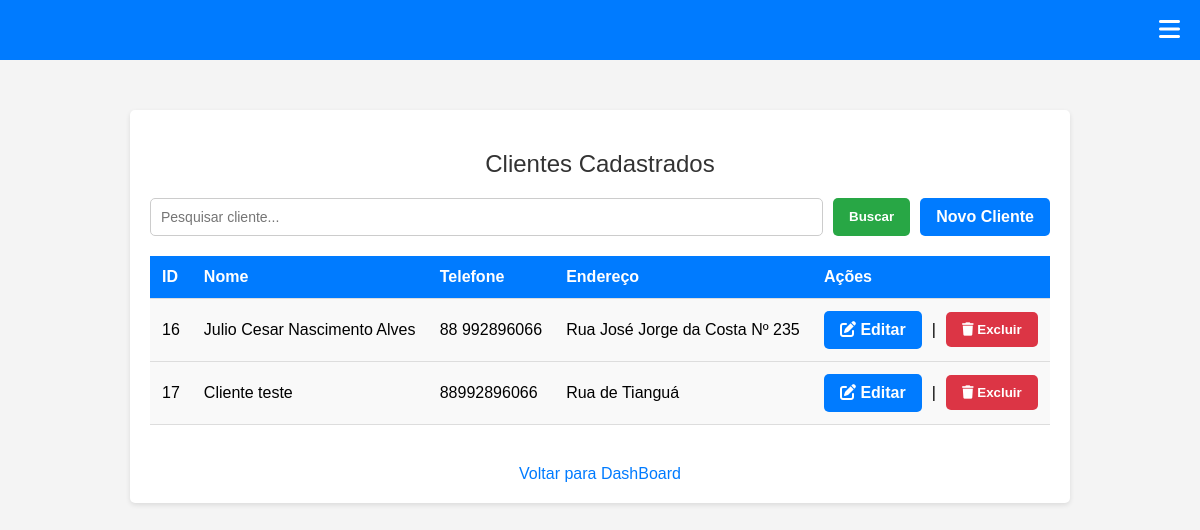
Screenshot of /clientes (signed in) with the database file from the repository.
### tables this page shows
CREATE TABLE clientes (
            id INTEGER PRIMARY KEY AUTOINCREMENT,
            nome TEXT NOT NULL,
            telefone TEXT,
            endereco TEXT
        );

### julio_tech.py (the view)
@app.route("/clientes", methods=["GET", "POST"])
def clientes():
    if "usuario" not in session:
        return redirect(url_for("index"))
    busca = request.args.get("busca", "")
    pagina = int(request.args.get("pagina", 1))
    registros_por_pagina = 10
    offset = (pagina - 1) * registros_por_pagina
    conn = conectar_bd()
    cursor = conn.cursor()
    if busca:
        cursor.execute("""
            SELECT * FROM clientes WHERE nome LIKE ? OR telefone LIKE ? OR endereco LIKE ?
            LIMIT ? OFFSET ?
        """, (f"%{busca}%", f"%{busca}%", f"%{busca}%", registros_por_pagina, offset))
    else:
        cursor.execute("""
            SELECT * FROM clientes LIMIT ? OFFSET ?
        """, (registros_por_pagina, offset))
    clientes = cursor.fetchall()
    if busca:
        cursor.execute("""
            SELECT COUNT(*) FROM clientes WHERE nome LIKE ? OR telefone LIKE ? OR endereco LIKE ?
        """, (f"%{busca}%", f"%{busca}%", f"%{busca}%"))
    else:
        cursor.execute("SELECT COUNT(*) FROM clientes")
    total_clientes = cursor.fetchone()[0]
    conn.close()
    total_paginas = (total_clientes + registros_por_pagina - 1) // registros_por_pagina
    return render_template(
        "clientes.html",
        clientes=clientes,
        pagina=pagina,
        total_paginas=total_paginas,
        busca=busca  # Passa o termo de busca para o template
    )

### julio_tech.py (called while the page is built)
def conectar_bd():
    return sqlite3.connect(DB_FILE)

### templates/clientes.html (shortened to what this page needs)
<!DOCTYPE html>
<html lang="pt-br">
<head>
    <link rel="stylesheet" href="https://cdnjs.cloudflare.com/ajax/libs/font-awesome/6.0.0-beta3/css/all.min.css">
</head>
<body>
    <nav>
        <div class="dropdown">
            <button aria-label="Menu" onclick="toggleMenu()">
                <i class="fas fa-bars"></i>
       </button>
        </div>
    </nav>
    <div class="container">
        <h2>Clientes Cadastrados</h2>
        <div class="form-container">
            <form method="GET" action="/clientes" style="flex: 1; display: flex; gap: 10px;">
                <input type="text" name="busca" placeholder="Pesquisar cliente..." value="{{ busca }}">
                <button type="submit" class="btn-search">Buscar</button>
            </form>
            <a href="/clientes/novo" class="btn">Novo Cliente</a>
    </div>
        <table>
            <thead>
                <tr>
                    <th>ID</th>
                    <th>Nome</th>
                    <th>Telefone</th>
                    <th>Endereço</th>
                    <th>Ações</th>
                </tr>
            </thead>
            <tbody>
                {% if clientes %}
                    {% for cliente in clientes %}
                        <tr>
                            <td>{{ cliente[0] }}</td>
                            <td>{{ cliente[1] }}</td>
                            <td>{{ cliente[2] }}</td>
                            <td>{{ cliente[3] }}</td>
                            <td>
                                <div style="display: flex; align-items: center; gap: 10px;"><a href="/clientes/editar/{{ cliente[0] }}" class="btn">
                                        <i class="fas fa-edit"></i> Editar
                                    </a>
                                    |
                                    <form method="POST" action="/clientes/excluir/{{ cliente[0] }}" style="margin: 0;">
                                        <button type="submit" class="btn btn-danger" onclick="return confirm('Tem certeza que deseja excluir este cliente?')">
                                            <i class="fas fa-trash"></i> Excluir
                                        </button>
                                    </form>
                                </div>
                            </td>
                        </tr>
                    {% endfor %}
                {% else %}
                    <tr>
                        <td colspan="5" style="text-align:center;">Nenhum cliente encontrado.</td>
                    </tr>
                {% endif %}
            </tbody>
        </table>
        <a href="/dashboard" class="back-link">Voltar para DashBoard</a>
    </div>
</body>
</html>

### templates/clientes.html (style rules this page uses)
nav { background-color: #007bff; color: white; padding: 16px 20px; position: fixed; top: 0; left: 0; width: 100%; z-index: 1000; display: flex; justify-content: space-between; align-items: center; padding-right: 0px; }
.dropdown button { background: none; border: none; color: white; font-size: 24px; cursor: pointer; margin-right: 40px; box-shadow: none; padding: 0; }
.dropdown { position: relative; display: inline-block; margin-left: auto; }
body { font-family: Arial, sans-serif; margin: 0; padding-top: 80px; background-color: #f4f4f4; }
h2 { text-align: center; color: #333; margin-bottom: 20px; font-size: 24px; font-weight: normal; }
.container { max-width: 900px; margin: 30px auto 20px; background: white; padding: 20px; border-radius: 5px; box-shadow: 0 2px 5px rgba(0, 0, 0, 0.1); }
.form-container { display: flex; justify-content: space-between; align-items: center; margin-bottom: 20px; gap: 10px; }
input[type="text"] { flex: 1; padding: 10px; font-size: 14px; border: 1px solid #ccc; border-radius: 5px; }
.btn { padding: 10px 16px; background-color: #007bff; color: white; border: none; border-radius: 5px; font-weight: bold; cursor: pointer; text-align: center; text-decoration: none; }
.btn-search { background-color: #28a745; color: white; border: none; border-radius: 5px; padding: 10px 16px; font-weight: bold; cursor: pointer; transition: background-color 0.3s ease; box-shadow: none; }
table { width: 100%; margin-top: 20px; border-collapse: collapse; }
table th, table td { padding: 12px; text-align: left; border-bottom: 1px solid #ddd; }
table th { background-color: #007bff; color: white; }
table td { background-color: #f9f9f9; }
.btn-danger { background-color: #dc3545; }
.back-link { display: block; text-align: center; margin-top: 20px; text-decoration: none; color: #007bff; }

### rows the page displays
clientes: id "16", nome "Julio Cesar Nascimento Alves", telefone "88 992896066", endereco "Rua José Jorge da Costa Nº 235"
clientes: id "17", nome "Cliente teste", telefone "88992896066", endereco "Rua de Tianguá"
